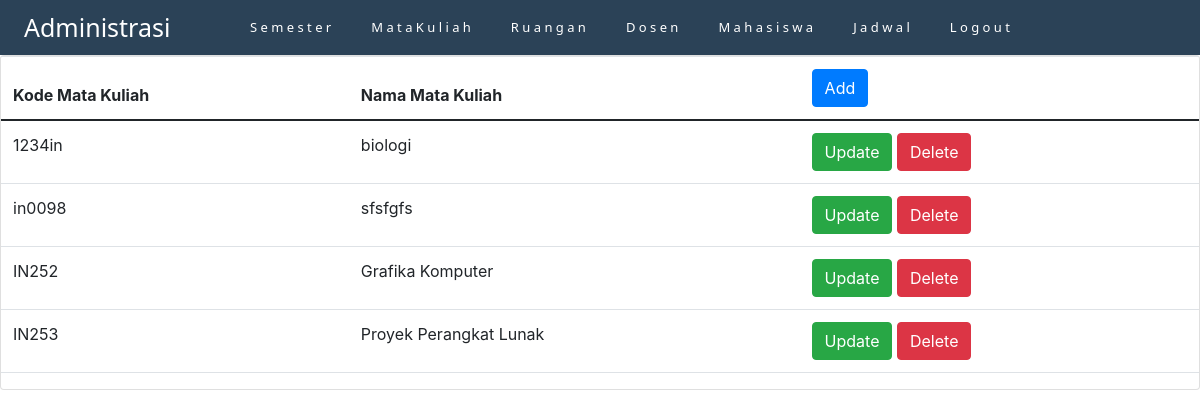
The app's page /tubes/view/admin-view-matkul.php (signed in) with its own data.
### tables this page shows
CREATE TABLE `matkul` (
  `kode_matkul` varchar(10) NOT NULL,
  `nama_matkul` varchar(100) DEFAULT NULL
);

### tubes/view/admin-view-matkul.php (the view, shortened to what this page needs)
<?php
include_once "../connection.php";
?>
<!doctype html>
<html lang="en">
  <head>
    <link href="https://cdn.jsdelivr.net/npm/bootstrap@5.0.2/dist/css/bootstrap.min.css" rel="stylesheet">
    <link rel="stylesheet" href="https://cdn.jsdelivr.net/npm/bootstrap@4.0.0/dist/css/bootstrap.min.css">
  </head>
  <body>
  <nav class="navbar navbar-custom">
        <a class="navbar-brand" href="#">Administrasi</a>
        <button class="navbar-toggler" type="button" data-toggle="collapse" data-target="#navbarNavAltMarkup" aria-controls="navbarNavAltMarkup" aria-expanded="false" aria-label="Toggle navigation">
          <span class="navbar-toggler-icon"></span>
        </button>
        <ul class="nav">
        <li class="nav-item">
    <a class="nav-link active" href="../view/admin-view.php">S e m e s t e r</a>
  </li>
  <li class="nav-item">
    <a class="nav-link " href=""></a>
  </li>
  <li class="nav-item">
    <a class="nav-link active" href="../view/admin-view-matkul.php">M a t a K u l i a h</a>
  </li>
  <li class="nav-item">
    <a class="nav-link " href=""></a>
  </li>
    <li class="nav-item">
    <a class="nav-link active" href="../view/admin-view-ruangan.php">R u a n g a n</a>
  </li>
  <li class="nav-item">
    <a class="nav-link " href=""></a>
  </li>
    <li class="nav-item">
    <a class="nav-link active" href="../view/admin-view-dosen.php">D o s e n</a>
  </li>
  <li class="nav-item">
    <a class="nav-link " href=""></a>
  </li>
    <li class="nav-item">
    <a class="nav-link active" href="../view/admin-view-mahasiswa.php">M a h a s i s w a</a>
  </li>
  <li class="nav-item">
    <a class="nav-link " href=""></a>
  </li>
  <li class="nav-item">
    <a class="nav-link" href="../view/admin-view-jadwal.php">J a d w a l</a>
  </li>
  <li class="nav-item">
    <a class="nav-link " href=""></a>
  </li>
  <li class="nav-item">
    <a class="nav-link" href="../user/logout.php">L o g  o u t</a>
  </li>
</ul>
      </nav>
  <div class="card">
    <table class="table">
    <thead>
      <tr>
        <th>Kode Mata Kuliah</th>
        <th>Nama Mata Kuliah</th>
        <th><a class='btn btn-primary' href='../admin_function/admin-add-matkul.php'>Add</a></th>
      </tr>
    </thead>
    <tbody>
      <?php
        $sql = "select * from matkul";
        $result = $con->query($sql);
        while($row=$result->fetch_assoc()){
          echo "
      <tr>
        <td>$row[kode_matkul]</td>
        <td>$row[nama_matkul]</td>
        <td>
        <a class='btn btn-success' href='../admin_function/admin-update-matkul.php?kode_matkul=$row[kode_matkul]'>Update</a>
        <a class='btn btn-danger' href='?kode_matkul=$row[kode_matkul]'onClick=\"return confirm('Do you want to Delete this data ?');\"'>Delete</a>
        </td>
      </tr>
      ";
        }
      ?>
    </tbody>
  </table>
      </div>
  </body>
</html>

### tubes/view/admin-view-matkul.php (style rules this page uses)
.navbar-custom { background-color: #2B4257 ; height: 55px; }
.navbar-brand { color:white; position: absolute; left: 2%; font-family: system-ui; font-size: 25px; }
.nav { position: absolute; left: 20%; }
.nav-link { color: white; font-size: small; font-family: system-ui; padding: 10px; }
body { background-color: white; }

### records on screen
matkul: kode_matkul "1234in", nama_matkul "biologi"
matkul: kode_matkul "in0098", nama_matkul "sfsfgfs"
matkul: kode_matkul "IN252", nama_matkul "Grafika Komputer"
matkul: kode_matkul "IN253", nama_matkul "Proyek Perangkat Lunak"
